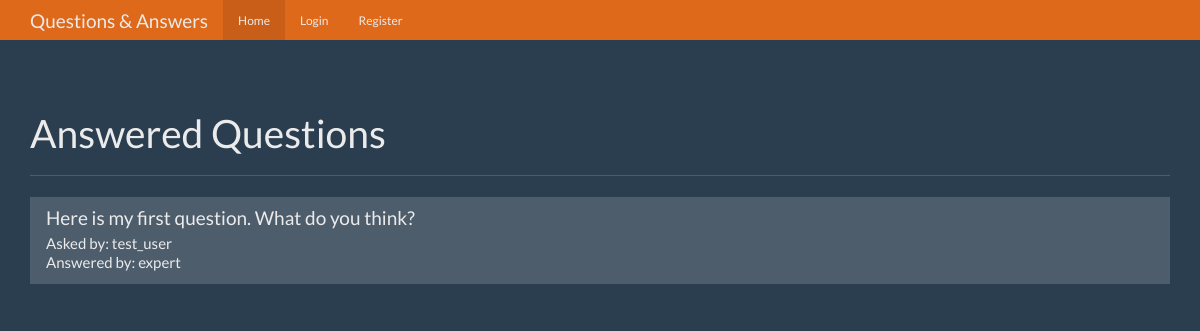
The page / on the database its author committed.
### tables this page shows
CREATE TABLE questions(
  id integer primary key autoincrement,
  question_text text not null,
  answer_text text,
  asked_by_id integer not null,
  expert_id integer not null
);

CREATE TABLE users(
  id integer primary key autoincrement,
  name text not null,
  password text not null,
  expert boolean not null,
  admin boolean not null
);

### app.py (the view)
@app.route('/')
def index():
  user = get_current_user()
  db = get_db()
  questions_cur = db.execute('''select questions.id as question_id,
                                  questions.question_text,
                                  askers.name as asker_name,
                                  experts.name as expert_name
                             from questions
                              join users as askers on questions.asked_by_id = askers.id
                              join users as experts on questions.expert_id = experts.id
                             where questions.answer_text is not null''')
  questions_results = questions_cur.fetchall()
  return render_template('home.html', user=user, questions=questions_results)

### app.py (called while the page is built)
def get_current_user():
  user_result = None
  if 'user' in session:
    user = session['user']
    db = get_db()
    user_cur = db.execute('select id, name, password, expert, admin from users where name = ?', [user])
    user_result = user_cur.fetchone()
  return user_result

### database.py (called while the page is built)
def connect_db():
  sql = sqlite3.connect('./question.db')
  sql.row_factory = sqlite3.Row
  return sql

def get_db():
  if not hasattr(g, 'sqlite_db'):
    g.sqlite_db = connect_db()
  return g.sqlite_db

### templates/home.html (shortened to what this page needs)
<!DOCTYPE html>
<html lang="en">
  <head>
    <link href="{{ url_for('static', filename='bootstrap.min.css') }}" rel="stylesheet">
    <link href="{{url_for('static', filename='theme.css') }}" rel="stylesheet">
  </head>
  <body>
    <nav class="navbar navbar-inverse navbar-fixed-top">
      <div class="container">
        <div class="navbar-header">
          <a class="navbar-brand" href="#">Questions & Answers</a>
        </div>
        <div id="navbar" class="navbar-collapse collapse">
          <ul class="nav navbar-nav">
            <li class="active"><a href="{{ url_for('index') }}">Home</a></li>
            {% if not user %}
            <li><a href="{{ url_for('login') }}">Login</a></li>
            <li><a href="{{ url_for('register') }}">Register</a></li>
            {% endif %}
          </ul>
        </div>
      </div>
    </nav>
    <div class="container theme-showcase" role="main">
      <div class="page-header">
        <h1>Answered Questions</h1>
      </div>
      <div class="row">
        <div class="col-lg-12">
          <div class="list-group">
            {% for question in questions%}
            <a href="{{ url_for('question', question_id=question['question_id']) }}" class="list-group-item">
              <h4 class="list-group-item-heading">{{ question['question_text']}}</h4>
              <p class="list-group-item-text">Asked by: {{ question['asker_name']}}</p>
              <p class="list-group-item-text">Answered by: {{ question['expert_name']}}</p>
            </a>
            {% endfor %}
          </div>
        </div>
      </div>
    </div>
  </body>
</html>

### static/theme.css (style rules this page uses)
body { padding-top: 70px; padding-bottom: 30px; }

### rows shown on the page
questions: question_text "Here is my first question. What do you think?", asker_name "test_user", expert_name "expert"
